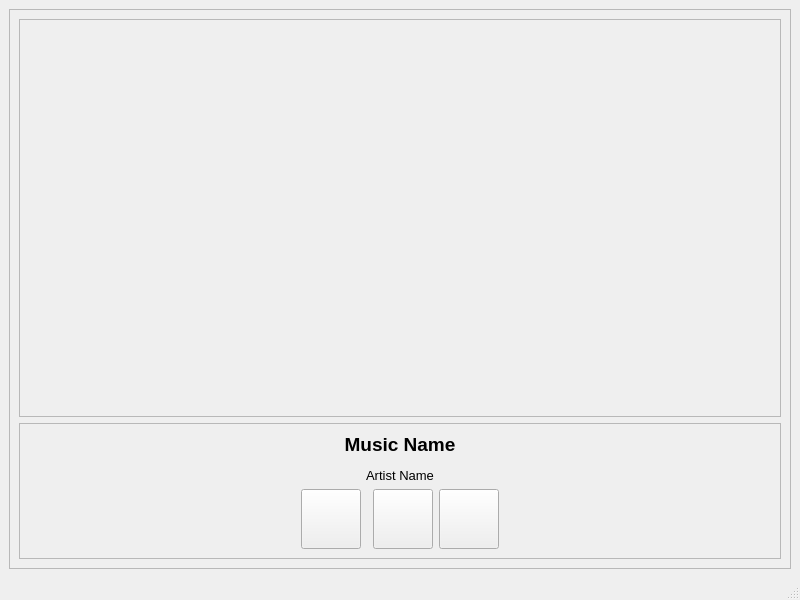
<?xml version="1.0" encoding="UTF-8"?>
<ui version="4.0">
 <class>MainWindow</class>
 <widget class="QMainWindow" name="MainWindow">
  <property name="geometry">
   <rect>
    <x>0</x>
    <y>0</y>
    <width>800</width>
    <height>600</height>
   </rect>
  </property>
  <property name="windowTitle">
   <string>MainWindow</string>
  </property>
  <widget class="QWidget" name="centralwidget">
   <layout class="QGridLayout" name="gridLayout">
    <item row="0" column="0">
     <widget class="QFrame" name="frame">
      <property name="frameShape">
       <enum>QFrame::StyledPanel</enum>
      </property>
      <property name="frameShadow">
       <enum>QFrame::Raised</enum>
      </property>
      <layout class="QGridLayout" name="gridLayout_2">
       <item row="3" column="0">
        <widget class="QFrame" name="frame_2">
         <property name="sizePolicy">
          <sizepolicy hsizetype="Minimum" vsizetype="Fixed">
           <horstretch>0</horstretch>
           <verstretch>0</verstretch>
          </sizepolicy>
         </property>
         <property name="minimumSize">
          <size>
           <width>0</width>
           <height>100</height>
          </size>
         </property>
         <property name="frameShape">
          <enum>QFrame::StyledPanel</enum>
         </property>
         <property name="frameShadow">
          <enum>QFrame::Raised</enum>
         </property>
         <layout class="QGridLayout" name="gridLayout_3">
          <item row="2" column="0">
           <spacer name="horizontalSpacer">
            <property name="orientation">
             <enum>Qt::Horizontal</enum>
            </property>
            <property name="sizeHint" stdset="0">
             <size>
              <width>40</width>
              <height>20</height>
             </size>
            </property>
           </spacer>
          </item>
          <item row="2" column="5">
           <spacer name="horizontalSpacer_2">
            <property name="orientation">
             <enum>Qt::Horizontal</enum>
            </property>
            <property name="sizeHint" stdset="0">
             <size>
              <width>40</width>
              <height>20</height>
             </size>
            </property>
           </spacer>
          </item>
          <item row="2" column="3">
           <widget class="QPushButton" name="pushButton_2">
            <property name="sizePolicy">
             <sizepolicy hsizetype="Fixed" vsizetype="Fixed">
              <horstretch>0</horstretch>
              <verstretch>0</verstretch>
             </sizepolicy>
            </property>
            <property name="minimumSize">
             <size>
              <width>60</width>
              <height>60</height>
             </size>
            </property>
            <property name="text">
             <string/>
            </property>
           </widget>
          </item>
          <item row="2" column="4">
           <widget class="QPushButton" name="pushButton">
            <property name="sizePolicy">
             <sizepolicy hsizetype="Fixed" vsizetype="Fixed">
              <horstretch>0</horstretch>
              <verstretch>0</verstretch>
             </sizepolicy>
            </property>
            <property name="minimumSize">
             <size>
              <width>60</width>
              <height>60</height>
             </size>
            </property>
            <property name="text">
             <string/>
            </property>
           </widget>
          </item>
          <item row="0" column="0" colspan="6">
           <widget class="QLabel" name="label">
            <property name="minimumSize">
             <size>
              <width>0</width>
              <height>50</height>
             </size>
            </property>
            <property name="text">
             <string>&lt;html&gt;&lt;head/&gt;&lt;body&gt;&lt;p&gt;&lt;span style=&quot; font-size:14pt; font-weight:600;&quot;&gt;Music Name&lt;/span&gt;&lt;/p&gt;&lt;p&gt;&lt;span style=&quot; font-size:10pt;&quot;&gt;Artist Name&lt;/span&gt;&lt;/p&gt;&lt;/body&gt;&lt;/html&gt;</string>
            </property>
            <property name="alignment">
             <set>Qt::AlignHCenter|Qt::AlignTop</set>
            </property>
           </widget>
          </item>
          <item row="2" column="1">
           <widget class="QPushButton" name="pushButton_3">
            <property name="enabled">
             <bool>true</bool>
            </property>
            <property name="sizePolicy">
             <sizepolicy hsizetype="Fixed" vsizetype="Fixed">
              <horstretch>0</horstretch>
              <verstretch>0</verstretch>
             </sizepolicy>
            </property>
            <property name="minimumSize">
             <size>
              <width>60</width>
              <height>60</height>
             </size>
            </property>
            <property name="mouseTracking">
             <bool>false</bool>
            </property>
            <property name="layoutDirection">
             <enum>Qt::LeftToRight</enum>
            </property>
            <property name="text">
             <string/>
            </property>
           </widget>
          </item>
         </layout>
        </widget>
       </item>
       <item row="0" column="0">
        <widget class="QFrame" name="frame_3">
         <property name="frameShape">
          <enum>QFrame::StyledPanel</enum>
         </property>
         <property name="frameShadow">
          <enum>QFrame::Raised</enum>
         </property>
         <layout class="QGridLayout" name="gridLayout_4"/>
        </widget>
       </item>
      </layout>
     </widget>
    </item>
   </layout>
  </widget>
  <widget class="QMenuBar" name="menubar">
   <property name="geometry">
    <rect>
     <x>0</x>
     <y>0</y>
     <width>800</width>
     <height>22</height>
    </rect>
   </property>
  </widget>
  <widget class="QStatusBar" name="statusbar"/>
 </widget>
 <resources/>
 <connections/>
</ui>
